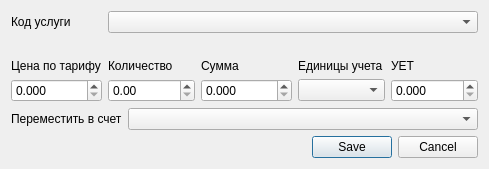
<?xml version="1.0" encoding="UTF-8"?>
<ui version="4.0">
 <class>Dialog</class>
 <widget class="QDialog" name="Dialog">
  <property name="geometry">
   <rect>
    <x>0</x>
    <y>0</y>
    <width>489</width>
    <height>159</height>
   </rect>
  </property>
  <property name="windowTitle">
   <string>Dialog</string>
  </property>
  <layout class="QGridLayout" name="gridLayout">
   <item row="1" column="0">
    <widget class="QLabel" name="lblService">
     <property name="text">
      <string>Код услуги</string>
     </property>
     <property name="buddy">
      <cstring>cmbService</cstring>
     </property>
    </widget>
   </item>
   <item row="5" column="1">
    <widget class="QLabel" name="lblAmount">
     <property name="text">
      <string>Количество</string>
     </property>
     <property name="buddy">
      <cstring>edtAmount</cstring>
     </property>
    </widget>
   </item>
   <item row="5" column="2">
    <widget class="QLabel" name="lblSum">
     <property name="text">
      <string>Сумма</string>
     </property>
     <property name="buddy">
      <cstring>edtSum</cstring>
     </property>
    </widget>
   </item>
   <item row="6" column="2">
    <widget class="QDoubleSpinBox" name="edtSum">
     <property name="decimals">
      <number>3</number>
     </property>
     <property name="maximum">
      <double>9999999.990000000223517</double>
     </property>
    </widget>
   </item>
   <item row="6" column="1">
    <widget class="QDoubleSpinBox" name="edtAmount">
     <property name="maximum">
      <double>9999.989999999999782</double>
     </property>
    </widget>
   </item>
   <item row="9" column="1" colspan="4">
    <widget class="QDialogButtonBox" name="buttonBox">
     <property name="orientation">
      <enum>Qt::Horizontal</enum>
     </property>
     <property name="standardButtons">
      <set>QDialogButtonBox::Cancel|QDialogButtonBox::Save</set>
     </property>
    </widget>
   </item>
   <item row="1" column="1" colspan="4">
    <widget class="CRBServiceComboBox" name="cmbService"/>
   </item>
   <item row="6" column="4">
    <widget class="QDoubleSpinBox" name="edtUET">
     <property name="decimals">
      <number>3</number>
     </property>
     <property name="maximum">
      <double>9999.989999999999782</double>
     </property>
    </widget>
   </item>
   <item row="5" column="4">
    <widget class="QLabel" name="lblUET">
     <property name="text">
      <string>УЕТ</string>
     </property>
     <property name="buddy">
      <cstring>edtUET</cstring>
     </property>
    </widget>
   </item>
   <item row="6" column="3">
    <widget class="CRBComboBox" name="cmbUnit"/>
   </item>
   <item row="5" column="3">
    <widget class="QLabel" name="lblUnit">
     <property name="text">
      <string>Единицы учета</string>
     </property>
    </widget>
   </item>
   <item row="5" column="0">
    <widget class="QLabel" name="lblPrice">
     <property name="text">
      <string>Цена по тарифу</string>
     </property>
     <property name="buddy">
      <cstring>edtPrice</cstring>
     </property>
    </widget>
   </item>
   <item row="6" column="0">
    <widget class="QDoubleSpinBox" name="edtPrice">
     <property name="enabled">
      <bool>true</bool>
     </property>
     <property name="decimals">
      <number>3</number>
     </property>
     <property name="maximum">
      <double>9999999.990000000223517</double>
     </property>
    </widget>
   </item>
   <item row="2" column="0">
    <widget class="QLabel" name="lblServiceNameSource">
     <property name="text">
      <string/>
     </property>
    </widget>
   </item>
   <item row="2" column="1" colspan="4">
    <widget class="QLabel" name="lblServiceName">
     <property name="text">
      <string/>
     </property>
    </widget>
   </item>
   <item row="7" column="0" colspan="5">
    <layout class="QHBoxLayout" name="horizontalLayout">
     <item>
      <widget class="QLabel" name="lblAccount">
       <property name="text">
        <string>Переместить в счет</string>
       </property>
      </widget>
     </item>
     <item>
      <widget class="QComboBox" name="cmbAccount">
       <property name="sizePolicy">
        <sizepolicy hsizetype="Expanding" vsizetype="Fixed">
         <horstretch>0</horstretch>
         <verstretch>0</verstretch>
        </sizepolicy>
       </property>
      </widget>
     </item>
    </layout>
   </item>
  </layout>
 </widget>
 <customwidgets>
  <customwidget>
   <class>CRBServiceComboBox</class>
   <extends>QComboBox</extends>
   <header>library/crbservicecombobox.h</header>
  </customwidget>
  <customwidget>
   <class>CRBComboBox</class>
   <extends>QComboBox</extends>
   <header>library/crbcombobox.h</header>
  </customwidget>
 </customwidgets>
 <resources/>
 <connections>
  <connection>
   <sender>buttonBox</sender>
   <signal>accepted()</signal>
   <receiver>Dialog</receiver>
   <slot>accept()</slot>
   <hints>
    <hint type="sourcelabel">
     <x>248</x>
     <y>254</y>
    </hint>
    <hint type="destinationlabel">
     <x>157</x>
     <y>274</y>
    </hint>
   </hints>
  </connection>
  <connection>
   <sender>buttonBox</sender>
   <signal>rejected()</signal>
   <receiver>Dialog</receiver>
   <slot>reject()</slot>
   <hints>
    <hint type="sourcelabel">
     <x>316</x>
     <y>260</y>
    </hint>
    <hint type="destinationlabel">
     <x>286</x>
     <y>274</y>
    </hint>
   </hints>
  </connection>
 </connections>
</ui>
